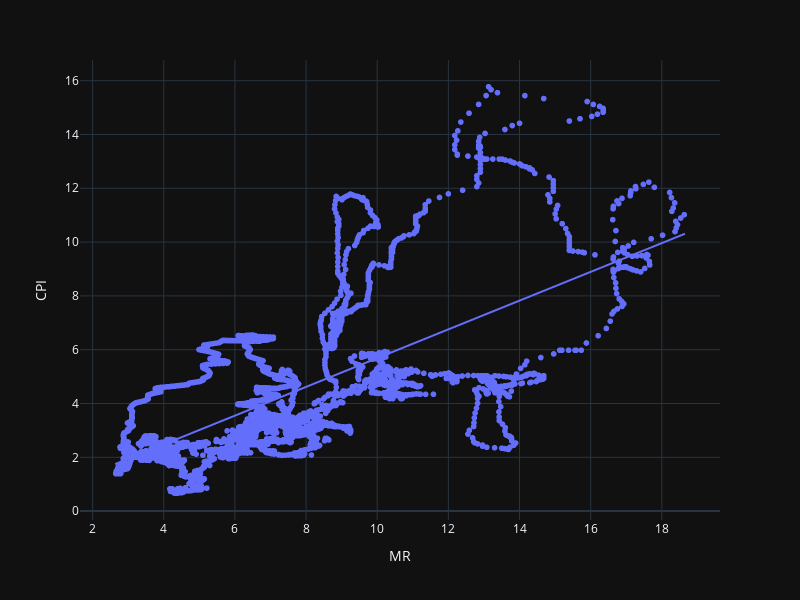

The notebook cell saved with this chart:
### Markdown cell above
### Visualize relationship

### Code cell
import plotly.express as px
fig = px.scatter(df, x="MR", y="CPI", trendline='ols', width=800, height=600)

fig

### Figure 1 — Plotly figure (JSON) as saved in the notebook; plotly's stock layout.template omitted (floating-point values rounded to 4 significant figures; data arrays with more than 128 entries replaced by an {"elided": "..."} marker saying what was removed)
{"data": [{"hovertemplate": "MR=%{x}<br>CPI=%{y}<extra></extra>", "legendgroup": "", "marker": {"color": "#636efa", "symbol": "circle"}, "mode": "markers", "name": "", "showlegend": false, "type": "scattergl", "x": {"elided": "4697 float values"}, "xaxis": "x", "y": {"elided": "4697 float values"}, "yaxis": "y"}, {"hovertemplate": "<b>OLS trendline</b><br>CPI = 0.534464 * MR + 0.34205<br>R<sup>2</sup>=0.446096<br><br>MR=%{x}<br>CPI=%{y} <b>(trend)</b><extra></extra>", "legendgroup": "", "marker": {"color": "#636efa", "symbol": "circle"}, "mode": "lines", "name": "", "showlegend": false, "type": "scattergl", "x": {"elided": "4417 float values"}, "xaxis": "x", "y": {"elided": "4417 float values"}, "yaxis": "y"}], "layout": {"height": 600, "legend": {"tracegroupgap": 0}, "margin": {"t": 60}, "width": 800, "xaxis": {"anchor": "y", "domain": [0, 1], "title": {"text": "MR"}}, "yaxis": {"anchor": "x", "domain": [0, 1], "title": {"text": "CPI"}}}}
